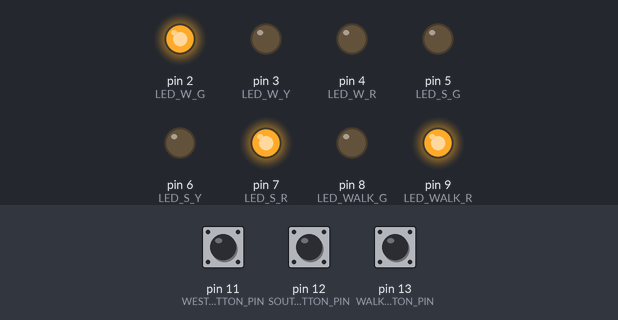
Simulated run of this sketch. Board: Arduino Uno, built with avr-gcc and run on an emulated ATmega328P. On the bench: output pins drawn as LEDs (lit = HIGH). Dashed ring = blinking. Inputs (shaded band) come from the test bench; at power-on: pin 12 (SOUTH_BUTTON_PIN) LOW, pin 13 (WALK_BUTTON_PIN) LOW, pin 11 (WEST_BUTTON_PIN) LOW.

Above: at 5.2 s.
5.3 s: pin 12 (SOUTH_BUTTON_PIN) pulled HIGH for 2.4 s
At 7.3 s:
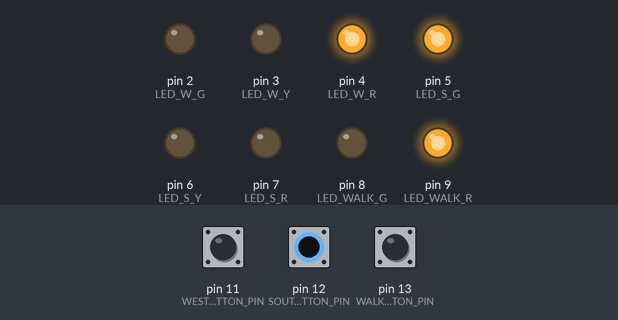
9.2 s: pin 13 (WALK_BUTTON_PIN) pulled HIGH for 2.4 s
At 11.9 s:
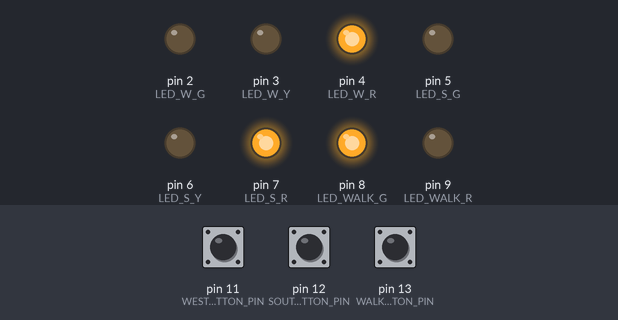
13.1 s: pin 11 (WEST_BUTTON_PIN) pulled HIGH for 2.4 s
At 13.35 s:
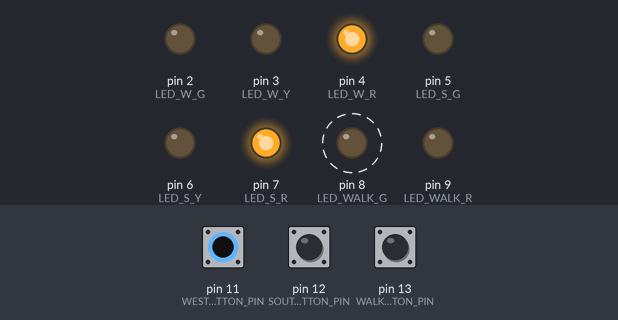
Timing chart, 0 to 16.5 s (numbered marks = the images above; inputs shaded):
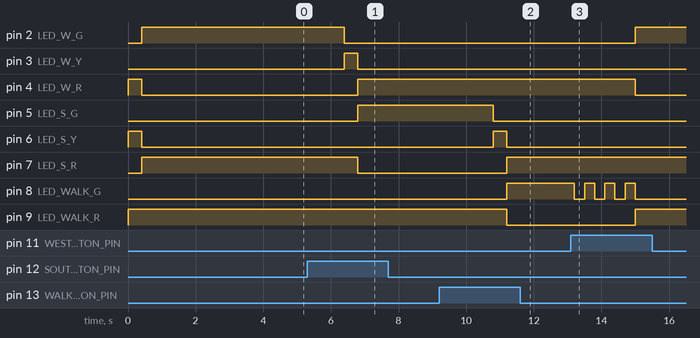

The sketch:

17_0077_0107.ino
```cpp
#define LED_W_R 4
#define LED_W_Y 3
#define LED_W_G 2
#define WEST_BUTTON_PIN 11

#define LED_S_R 7
#define LED_S_Y 6
#define LED_S_G 5
#define SOUTH_BUTTON_PIN 12

#define LED_WALK_G 8
#define LED_WALK_R 9
#define WALK_BUTTON_PIN 13

#define waitWest 0
#define goWest 1
#define waitSouth 2
#define goSouth 3
#define wait_WALK_SOUTH 4
#define wait_WALK_WEST 5
#define goWalk 6
#define b1_OFF 7
#define b1_ON 8
#define b2_OFF 9
#define b2_ON 10
#define b3_OFF 11
#define b3_ON 12

struct State
{
  unsigned long ST_Out;
  unsigned long Time;
  unsigned long Next[8];
}; // Input --> [000,111]

// 000 -> 0
// 001 -> 1
// 010 -> 2
// 011 -> 3
// 100 -> 4
// 101 -> 5
// 110 -> 6
// 111 -> 7

typedef const struct State SType;

SType FSM[13] = {
    {B10010100, 400, {goWest, goWest, goWest, goWest, goWest, goWest, goWest, goWest}},                                            // waitWest
    {B10100001, 2000, {goWest, goWest, waitSouth, waitSouth, wait_WALK_WEST, wait_WALK_WEST, waitSouth, waitSouth}},               // goWest
    {B10100010, 400, {goSouth, goSouth, goSouth, goSouth, goSouth, goSouth, goSouth, goSouth}},                                    // waitSouth
    {B10001100, 2000, {goSouth, waitWest, goSouth, waitWest, wait_WALK_SOUTH, wait_WALK_SOUTH, wait_WALK_SOUTH, wait_WALK_SOUTH}}, // goSouth
    {B10010100, 400, {goWalk, goWalk, goWalk, goWalk, goWalk, goWalk, goWalk, goWalk}},                                            // wait_WALK_SOUTH
    {B10100010, 400, {goWalk, goWalk, goWalk, goWalk, goWalk, goWalk, goWalk, goWalk}},                                            // wait_WALK_WEST
    {B01100100, 2000, {goWalk, b1_OFF, b1_OFF, b1_OFF, goWalk, b1_OFF, b1_OFF, b1_OFF}},                                           // goWalk
    {B00100100, 300, {b1_ON, b1_ON, b1_ON, b1_ON, b1_ON, b1_ON, b1_ON, b1_ON}},                                                    // b1_OFF
    {B01100100, 300, {b2_OFF, b2_OFF, b2_OFF, b2_OFF, b2_OFF, b2_OFF, b2_OFF, b2_OFF}},                                            // b1_ON
    {B00100100, 300, {b2_ON, b2_ON, b2_ON, b2_ON, b2_ON, b2_ON, b2_ON, b2_ON}},                                                    // b2_OFF
    {B01100100, 300, {b3_OFF, b3_OFF, b3_OFF, b3_OFF, b3_OFF, b3_OFF, b3_OFF, b3_OFF}},                                            // b2_ON
    {B00100100, 300, {b3_ON, b3_ON, b3_ON, b3_ON, b3_ON, b3_ON, b3_ON, b3_ON}},                                                    // b3_OFF
    {B01100100, 300, {goWalk, goWest, goSouth, goWest, goWalk, goWest, goSouth, goWest}},                                          // b3_ON
};
unsigned long S = 0;

void setup()
{
  pinMode(LED_W_G, OUTPUT);
  pinMode(LED_W_Y, OUTPUT);
  pinMode(LED_W_R, OUTPUT);
  pinMode(WEST_BUTTON_PIN, INPUT);

  pinMode(LED_S_G, OUTPUT);
  pinMode(LED_S_Y, OUTPUT);
  pinMode(LED_S_R, OUTPUT);
  pinMode(SOUTH_BUTTON_PIN, INPUT);

  pinMode(LED_WALK_G, OUTPUT);
  pinMode(LED_WALK_R, OUTPUT);
  pinMode(WALK_BUTTON_PIN, INPUT);
}
int West, South, Walk, input;
void loop()
{
  digitalWrite(LED_W_G, FSM[S].ST_Out & B00000001);
  digitalWrite(LED_W_Y, FSM[S].ST_Out & B00000010);
  digitalWrite(LED_W_R, FSM[S].ST_Out & B00000100);

  digitalWrite(LED_S_G, FSM[S].ST_Out & B00001000);
  digitalWrite(LED_S_Y, FSM[S].ST_Out & B00010000);
  digitalWrite(LED_S_R, FSM[S].ST_Out & B00100000);

  digitalWrite(LED_WALK_G, FSM[S].ST_Out & B01000000);
  digitalWrite(LED_WALK_R, FSM[S].ST_Out & B10000000);

  delay(FSM[S].Time);
  West = digitalRead(WEST_BUTTON_PIN);
  South = digitalRead(SOUTH_BUTTON_PIN);
  Walk = digitalRead(WALK_BUTTON_PIN);

  input = Walk * 4 + South * 2 + West;
  S = FSM[S].Next[input];
}
```

Measured:
- after the input at 5.3 s, pin 2 (LED_W_G): HIGH → LOW after 1.1 s; pin 3 (LED_W_Y): LOW → HIGH after 1.1 s, → LOW 0.40 s later; pin 4 (LED_W_R), pin 5 (LED_S_G): LOW → HIGH after 1.5 s; pin 7 (LED_S_R): HIGH → LOW after 1.5 s
- after the input at 9.2 s, pin 5 (LED_S_G): HIGH → LOW after 1.6 s; pin 6 (LED_S_Y): LOW → HIGH after 1.6 s, → LOW 0.40 s later; pin 7 (LED_S_R), pin 8 (LED_WALK_G): LOW → HIGH after 2.0 s; pin 9 (LED_WALK_R): HIGH → LOW after 2.0 s
- after the input at 13.1 s, pin 2 (LED_W_G), pin 9 (LED_WALK_R): LOW → HIGH after 1.9 s; pin 4 (LED_W_R): HIGH → LOW after 1.9 s; pin 8 (LED_WALK_G): alternates HIGH for 0.30 s and LOW for 0.30 s, 7 changes in all, then stays LOW, starting after 0.10 s
